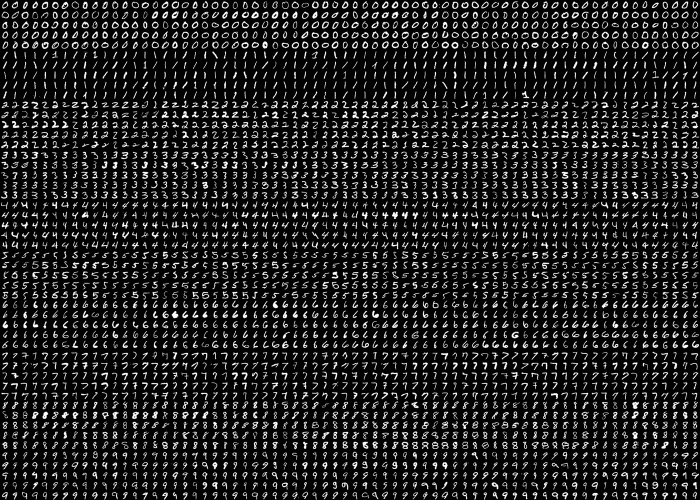
#> input picture code/MPV_2014_semestral_work/03/Train.png, 1400 x 1000 px, found by its file name (shown at 1/2 size)
$ python test_ondra.py   (Python 2 division)
#> lines starting #> are read from the running program, lines starting #| are printed output that depends on the picture; long printed decimals are rounded
import numpy as np
import cv2
from skimage.feature import hog

#nastaveni hogu
ori = 8
ppc = 4
cpb = 2

img = cv2.imread("../Train.png",0)
#> img is the input picture: shape (1000, 1400); min 0, max 255, mean 33.8
winSize = 20
numOfSamples = 69
numOfRowsForNum = 5
numbers = 10
imgs = list()
i = 0
labels = list()
lab = 0

for j in range(numOfSamples):
    for k in range(numOfRowsForNum*numbers):
        temp = img[k*winSize:(k+1)*winSize, j*winSize:(j+1)*winSize ]
        imgs.append(temp)
        labels.append(lab)
        i += 1
#> after the loop, i = 3450; imgs = 3450 items; labels = 3450 values from 0 to 0

ind = 0
for i in range(len(labels)):

    if i%numOfRowsForNum == 0:
        if i != 0:
            ind +=1
    if ind == 10:
        ind = 0

    labels[i] = ind
#> this loop made 3450 passes
#> after the loop, ind = 9; labels = 3450 values, max 9 at index 45, min 0 at index 0, mean 4.5

numOfTestSamples = 1
imgsTest = list()
i = 0

for j in range(numOfSamples, numOfSamples+numOfTestSamples,1):
    for k in range(numOfRowsForNum * numbers - 1):
        temp = img[k * winSize:(k + 1) * winSize, j * winSize:(j + 1) * winSize]
        imgsTest.append(temp)
        i += 1
#> after the loop, i = 49; imgsTest = 49 items

test_data, test_labels = imgsTest, [0, 0, 0, 0, 0, 1, 1, 1, 1, 1, 2, 2, 2, 2, 2, 3, 3, 3, 3, 3, 4, 4, 4, 4, 4, 5, 5,
                                        5, 5, 5, 6, 6, 6, 6, 6, 7, 7, 7, 7, 7, 8, 8, 8, 8, 8, 9, 9, 9, 9, 9]
#> test_labels = 50 values from 0 to 9

#################################################################################


def countHog(data,labels):

    featureVec = list()
    label = list()

    for i in range(len(data)):
        img = data[i]
        feat, hog_img = hog(img, orientations=ori, pixels_per_cell=(ppc, ppc), cells_per_block=(cpb, cpb), visualise=True)
        featureVec.append(feat)
        label.append(labels[i])
#> this loop made 3450 passes
#> pass 1, in countHog, `img = data[i]`:
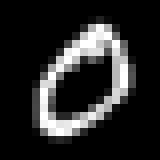
#> img: shape (20, 20) (shown 8 times larger); min 0, max 255, mean 40.1
#> pass 1, in countHog, `feat, hog_img = hog(img, orientations=ori, pixels_per_cell=(ppc, ppc),..`:
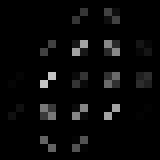
#> hog_img: shape (20, 20) float64 (shown 8 times larger); min 0, max 197.4, mean 8.9
#> after the loop:
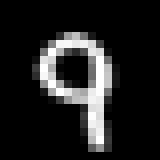
#> img: shape (20, 20) (shown 8 times larger); min 0, max 255, mean 32.9
#> after the loop, featureVec = 3450 items; label has the same summary as labels outside countHog

    return featureVec, label

def train():

    train_fv, train_label = countHog(imgs,labels)
#> train_fv = 3450 items; train_label has the same summary as labels outside train

    svm = cv2.ml.SVM_create()
    # my_svm.setType(cv2.ml.SVM_C_SVC)
    # my_svm.setKernel(cv2.ml.SVM_LINEAR)
    svm.train(np.asarray(train_fv, dtype='float32'), cv2.ml.ROW_SAMPLE, np.asarray([train_label], dtype='int32'))

    return svm

def test(svm):

    test_fv, test_label = countHog(test_data, test_labels)
#> the loop in countHog (call 2), `for i in range(len(data)):` made 49 passes
#> pass 1, in countHog (call 2), `img = data[i]`:
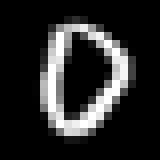
#> img: shape (20, 20) (shown 8 times larger); min 0, max 255, mean 41
#> pass 1, in countHog (call 2), `feat, hog_img = hog(img, orientations=ori, pixels_per_cell=(ppc, ppc),..`:
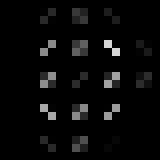
#> hog_img: shape (20, 20) float64 (shown 8 times larger); min 0, max 213.2, mean 9.3
#> pass 2, in countHog (call 2), `img = data[i]`:
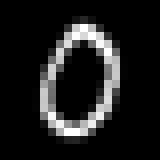
#> img: shape (20, 20) (shown 8 times larger); min 0, max 255, mean 29.4
#> after the loop in countHog (call 2), `for i in range(len(data)):`:
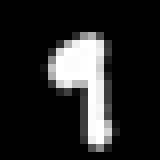
#> img: shape (20, 20) (shown 8 times larger); min 0, max 255, mean 37.2
#> after the loop in countHog (call 2), `for i in range(len(data)):`: featureVec = 49 items; label = 49 values from 0 to 9
#> test_fv = 49 items; test_label = 49 values from 0 to 9

    _, predicted = svm.predict(np.asarray(test_fv, dtype='float32'))
#> predicted = 49 values, max 9 at index 45, min 0 at index 1, mean 3.67

    result = list()

    for i in range(len(predicted)):
        result.append(predicted[i][0])
#> this loop made 49 passes
#> after the loop, result has the same summary as predicted

    print "Chybne klasifikovano:",
    print np.sum(result != np.asarray(test_label, dtype='float32')),
#| 13
    print "/", len(result)
#| / 49
    err = (result != np.asarray(test_label, dtype='float32')).mean()
#> err = 0.265
    print 'Error: %.2f %%' % (err * 100)
#| Error: 26.53 %
    print "--------------------------------------------------------"
    print "Vysledek: " + str(100 - (err*100)) + " %"
#| Vysledek: 73.469 %
    print list(result)
#> (printed output is left out)


trained_svm = train()
test(trained_svm)
